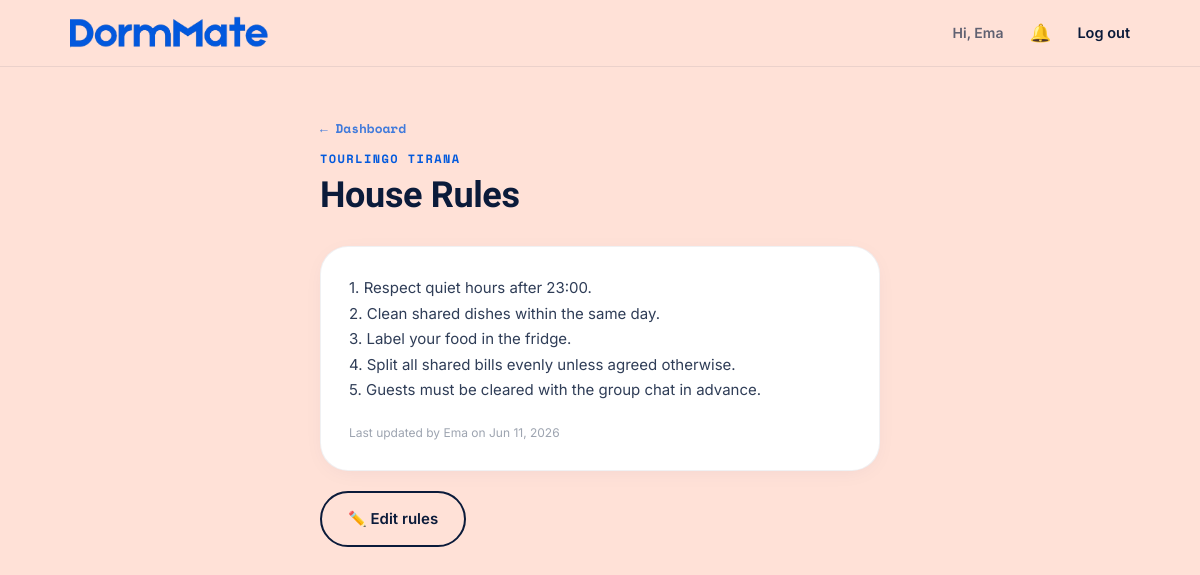
Screenshot of /household/3/rules (signed in) with the database file from the repository.
### models/user.py (models this page shows, shortened)
class User(db.Model):
    __tablename__ = "users"
    id = db.Column(db.Integer, primary_key=True)
    name = db.Column(db.String(80), nullable=False)
    email = db.Column(db.String(120), unique=True, nullable=False, index=True)
    password_hash = db.Column(db.String(255), nullable=False)
    avatar_url = db.Column(db.String(255), nullable=True)
    room_number = db.Column(db.String(20), nullable=True)
    created_at = db.Column(db.DateTime, default=datetime.utcnow)
    memberships = db.relationship(
        "Membership", back_populates="user", cascade="all, delete-orphan"
    )

### models/household.py (models this page shows, shortened)
class Household(db.Model):
    __tablename__ = "households"
    id = db.Column(db.Integer, primary_key=True)
    name = db.Column(db.String(120), nullable=False)
    invite_code = db.Column(db.String(12), unique=True, nullable=False, index=True)
    created_at = db.Column(db.DateTime, default=datetime.utcnow)
    memberships = db.relationship(
        "Membership", back_populates="household", cascade="all, delete-orphan"
    )

### models/house_rule.py (models this page shows, shortened)
class HouseRule(db.Model):
    __tablename__ = "house_rules"
    id = db.Column(db.Integer, primary_key=True)
    household_id = db.Column(db.Integer, db.ForeignKey("households.id"), nullable=False, unique=True)
    content = db.Column(db.Text, nullable=False, default="")
    updated_by_id = db.Column(db.Integer, db.ForeignKey("users.id"), nullable=True)
    updated_at = db.Column(db.DateTime, default=datetime.utcnow, onupdate=datetime.utcnow)
    household = db.relationship("Household", backref=db.backref("house_rule", uselist=False))
    updated_by = db.relationship("User", backref=db.backref("rule_edits", lazy="dynamic"))

### routes/house_rules.py (the view)
@house_rules_bp.route("/household/<int:household_id>/rules")
@login_required
def view(household_id):
    membership = Membership.query.filter_by(
        user_id=g.user.id, household_id=household_id
    ).first()
    if not membership:
        flash("You're not a member of that household.", "error")
        return redirect(url_for("household.choose"))
    household = membership.household
    rule = HouseRule.query.filter_by(household_id=household_id).first()
    return render_template(
        "house_rules/view.html",
        household=household,
        membership=membership,
        rule=rule,
    )

### models/membership.py (called while the page is built)
    @property
    def is_admin(self):
        return self.role == "admin"

### utils.py (called while the page is built)
def login_required(view):
    @wraps(view)
    def wrapped_view(*args, **kwargs):
        if g.get("user") is None:
            flash("Log in to continue.", "error")
            return redirect(url_for("auth.login"))
        return view(*args, **kwargs)
    return wrapped_view

### templates/house_rules/view.html (shortened to what this page needs)
{% extends "layout.html" %}
{% block content %}
<div class="page-shell page-shell--narrow">
  <div class="page-head reveal is-visible">
    <a href="{{ url_for('household.dashboard', household_id=household.id) }}" class="notif-back-link">← Dashboard</a>
    <p class="eyebrow">{{ household.name }}</p>
    <h1>House Rules</h1>
  </div>
  <div class="card reveal is-visible" style="padding:28px;">
    {% if rule and rule.content %}
    <div style="white-space:pre-wrap;line-height:1.7;font-size:15px;color:rgba(11,27,58,0.85);">{{ rule.content }}</div>
    {% if rule.updated_by %}
    <p style="margin-top:20px;font-size:12px;color:rgba(11,27,58,0.4);">
      Last updated by {{ rule.updated_by.name }} on {{ rule.updated_at.strftime('%b %d, %Y') }}
    </p>
    {% endif %}
    {% endif %}
  </div>
  {% if membership.is_admin %}
  <div style="margin-top:16px;">
    <a href="{{ url_for('house_rules.edit', household_id=household.id) }}" class="btn btn--ghost">✏️ Edit rules</a>
  </div>
  {% endif %}
</div>
{% endblock %}

### templates/layout.html (shortened to what this page needs)
<!DOCTYPE html>
<html lang="en">
<head>
  <link rel="stylesheet" href="{{ url_for('static', filename='css/style.css') }}">
</head>
<body class="app-body">
  <header class="nav">
    <div class="nav__inner">
      <a href="{{ url_for('index') }}" class="nav__brand">
        <img src="{{ url_for('static', filename='images/logo.png') }}" alt="DormMate logo" class="nav__logo">
      </a>
      <nav class="nav__links">
        {% if current_user %}
          <span class="nav__user">Hi, {{ current_user.name }}</span>
          <a href="{{ url_for('notifications.feed') }}" class="nav__notif-btn" title="Notifications">
            🔔
          </a>
          <a href="{{ url_for('auth.logout') }}">Log out</a>
        {% else %}
          <a href="{{ url_for('auth.login') }}">Log in</a>
          <a href="{{ url_for('auth.signup') }}" class="btn btn--primary nav__cta">Get started</a>
        {% endif %}
      </nav>
    </div>
  </header>
  <main class="app-main">
    {% block content %}{% endblock %}
  </main>
</body>
</html>

### static/css/style.css (style rules this page uses)
:root { --cream: #FFE1D7; --cream-soft: #FFF1EA; --sky: #84AFFB; --sky-soft: #C7DBFE; --blue: #0259DD; --ink: #0B1B3A; --coral: #FF6648; --white: #FFFFFF; --font-display: "Bricolage Grotesque", "Inter", sans-serif; --font-body: "Inter", sans-serif; --font-mono: "Space Mono", monospace; --max-width: 1180px; --radius-sm: 10px; --radius-md: 18px; --radius-lg: 28px; --gutter: clamp(20px, 5vw, 64px); --ease: cubic-bezier(0.22, 1, 0.36, 1); }
* { box-sizing: border-box; }
html { scroll-behavior: smooth; }
body { margin: 0; background: var(--cream); color: var(--ink); font-family: var(--font-body); font-size: 16px; line-height: 1.6; -webkit-font-smoothing: antialiased; }
img { max-width: 100%; display: block; }
a { color: inherit; text-decoration: none; }
h1, h2, h3 { font-family: var(--font-display); font-weight: 700; line-height: 1.05; margin: 0; letter-spacing: -0.01em; }
p { margin: 0; }
.eyebrow { font-family: var(--font-mono); font-size: 12px; font-weight: 700; letter-spacing: 0.12em; text-transform: uppercase; color: var(--blue); margin: 0 0 14px; }
.reveal { opacity: 0; transform: translateY(28px); transition: opacity 0.7s var(--ease), transform 0.7s var(--ease); }
.reveal.is-visible { opacity: 1; transform: translateY(0); }
.btn { display: inline-flex; align-items: center; justify-content: center; gap: 8px; padding: 14px 26px; border-radius: 999px; font-family: var(--font-body); font-weight: 600; font-size: 15px; border: 2px solid transparent; cursor: pointer; transition: transform 0.25s var(--ease), background 0.25s var(--ease), box-shadow 0.25s var(--ease); white-space: nowrap; }
.btn--ghost { background: transparent; border-color: var(--ink); color: var(--ink); }
.nav { position: sticky; top: 0; z-index: 50; background: rgba(255, 225, 215, 0.85); backdrop-filter: blur(10px); border-bottom: 1px solid rgba(11,27,58,0.08); }
.nav__inner { max-width: var(--max-width); margin: 0 auto; padding: 16px var(--gutter); display: flex; align-items: center; gap: 28px; }
.nav__brand { display: flex; align-items: center; gap: 10px; margin-right: auto; }
.nav__logo { height: 34px; width: auto; max-width: 200px; flex-shrink: 0; }
.nav__links { display: flex; align-items: center; gap: 26px; font-weight: 600; font-size: 14.5px; }
.nav__links a { position: relative; padding: 4px 0; }
.nav__links a::after { content: ""; position: absolute; left: 0; right: 0; bottom: -2px; height: 2px; background: var(--coral); transform: scaleX(0); transform-origin: left; transition: transform 0.25s var(--ease); }
.app-main { min-height: calc(100vh - 70px); display: flex; flex-direction: column; }
.nav__user { font-size: 14px; color: rgba(11,27,58,0.65); }
.page-shell { max-width: var(--max-width); margin: 0 auto; padding: 48px var(--gutter) 90px; width: 100%; }
.page-shell--narrow { max-width: 680px; }
.page-head { margin-bottom: 32px; }
.page-head .eyebrow { margin-bottom: 8px; }
.page-head h1 { font-size: clamp(26px, 4vw, 36px); margin-bottom: 16px; }
.card { background: var(--white); border-radius: var(--radius-lg); padding: 30px 32px; border: 1px solid rgba(11,27,58,0.06); margin-bottom: 20px; box-shadow: 0 4px 24px -8px rgba(2,38,110,0.08); }
.nav__notif-btn { position: relative; display: inline-flex; align-items: center; font-size: 1.1rem; line-height: 1; padding: 4px 6px; border-radius: var(--radius-sm); transition: background 0.15s; }
.notif-back-link { display: inline-block; font-family: var(--font-mono); font-size: .8rem; font-weight: 700; color: var(--blue); margin-bottom: 10px; opacity: 0.75; transition: opacity 0.15s; }

### rows the page displays
User: name "Ema", updated_by.name "Ema"
Household: name "TOURLINGO TIRANA"
HouseRule: content "1. Respect quiet hours after 23:00. 2. Clean shared dishes within the same day. 3. Label your food in the fridge. 4. Split all shared bills evenly unless agreed otherwise. 5. Guests must be cleared with the group chat in advance.", updated_at "Jun 11, 2026"
